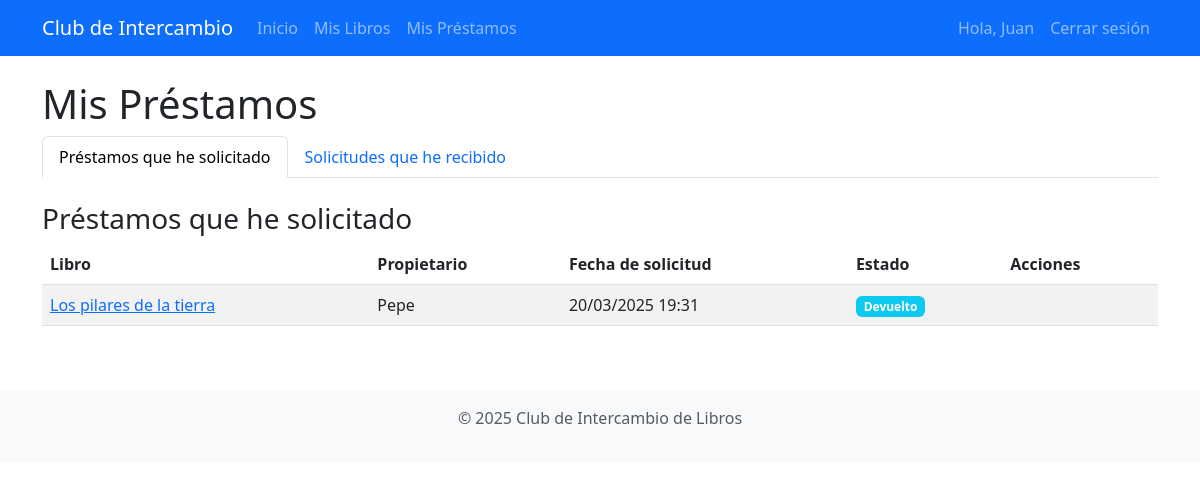
/mis-prestamos/ (signed in), run on the app's committed database.
### libros/models.py (models this page shows, shortened)
class Usuario(AbstractUser):
    dni = models.CharField(max_length=20, unique=True)

class Prestamo(models.Model):
    libro = models.ForeignKey(Libro, on_delete=models.CASCADE, related_name='prestamos')
    usuario = models.ForeignKey(Usuario, on_delete=models.CASCADE, related_name='prestamos')
    fecha_solicitud = models.DateTimeField(auto_now_add=True)
    fecha_devolucion = models.DateTimeField(null=True, blank=True)
    estado = models.ForeignKey(Estado, on_delete=models.CASCADE)

class Libro(models.Model):
    titulo = models.CharField(max_length=200)
    imagen = models.ImageField(upload_to='libros/', null=True, blank=True)
    descripcion = models.TextField()
    usuario = models.ForeignKey(Usuario, on_delete=models.CASCADE, related_name='libros')

class Estado(models.Model):
    descripcion = models.CharField(max_length=100)

### libros/views.py (the view)
# urls.py: path('mis-prestamos/', views.mis_prestamos, name='mis_prestamos'),
@login_required
def mis_prestamos(request):
    prestamos_solicitados = Prestamo.objects.filter(usuario=request.user)
    prestamos_recibidos = Prestamo.objects.filter(libro__usuario=request.user)
    return render(request, 'libros/mis_prestamos.html', {
        'prestamos_solicitados': prestamos_solicitados,
        'prestamos_recibidos': prestamos_recibidos
    })

### libros/templates/libros/mis_prestamos.html (shortened to what this page needs)
{% extends 'libros/base.html' %}
{% block content %}
<h1>Mis Préstamos</h1>
<ul class="nav nav-tabs mb-4" id="prestamosTab" role="tablist">
    <li class="nav-item" role="presentation">
        <button class="nav-link active" id="solicitados-tab" data-bs-toggle="tab" data-bs-target="#solicitados" type="button" role="tab">
            Préstamos que he solicitado
        </button>
    </li>
    <li class="nav-item" role="presentation">
        <button class="nav-link" id="recibidos-tab" data-bs-toggle="tab" data-bs-target="#recibidos" type="button" role="tab">
            Solicitudes que he recibido
        </button>
    </li>
</ul>
<div class="tab-content" id="prestamosTabContent">
    <div class="tab-pane fade show active" id="solicitados" role="tabpanel">
        <h3>Préstamos que he solicitado</h3>
        {% if prestamos_solicitados %}
        <div class="table-responsive">
            <table class="table table-striped">
                <thead>
                    <tr>
                        <th>Libro</th>
                        <th>Propietario</th>
                        <th>Fecha de solicitud</th>
                        <th>Estado</th>
                        <th>Acciones</th>
                    </tr>
                </thead>
                <tbody>
                    {% for prestamo in prestamos_solicitados %}
                    <tr>
                        <td>
                            <a href="{% url 'libros:detalle_libro' prestamo.libro.id %}">
                                {{ prestamo.libro.titulo }}
                            </a>
                        </td>
                        <td>{{ prestamo.libro.usuario.username }}</td>
                        <td>{{ prestamo.fecha_solicitud|date:"d/m/Y H:i" }}</td>
                        <td>
                            <span class="badge
                                {% if prestamo.estado.descripcion == 'Solicitado' %}bg-warning
                                {% elif prestamo.estado.descripcion == 'Aceptado' %}bg-success
                                {% elif prestamo.estado.descripcion == 'Cancelado' %}bg-danger
                                {% elif prestamo.estado.descripcion == 'Devuelto' %}bg-info
                                {% endif %}">
                                {{ prestamo.estado.descripcion }}
                            </span>
                        </td>
                        <td>
                        </td>
                    </tr>
                    {% endfor %}
                </tbody>
            </table>
        </div>
        {% else %}
        <div class="alert alert-info">
            No has solicitado ningún préstamo todavía.
        </div>
        {% endif %}
    </div>
</div>
{% endblock %}

### libros/templates/libros/base.html (shortened to what this page needs)
<!DOCTYPE html>
<html lang="es">
<head>
    <link href="https://cdn.jsdelivr.net/npm/bootstrap@5.3.0-alpha1/dist/css/bootstrap.min.css" rel="stylesheet">
</head>
<body>
    <nav class="navbar navbar-expand-lg navbar-dark bg-primary mb-4">
        <div class="container">
            <a class="navbar-brand" href="{% url 'libros:home' %}">Club de Intercambio</a>
            <div class="collapse navbar-collapse" id="navbarNav">
                <ul class="navbar-nav me-auto">
                    <li class="nav-item">
                        <a class="nav-link" href="{% url 'libros:home' %}">Inicio</a>
                    </li>
                    {% if user.is_authenticated %}
                    <li class="nav-item">
                        <a class="nav-link" href="{% url 'libros:mis_libros' %}">Mis Libros</a>
                    </li>
                    <li class="nav-item">
                        <a class="nav-link" href="{% url 'libros:mis_prestamos' %}">Mis Préstamos</a>
                    </li>
                    {% endif %}
                </ul>
                <ul class="navbar-nav">
                    {% if user.is_authenticated %}
                    <li class="nav-item">
                        <span class="nav-link">Hola, {{ user.username }}</span>
                    </li>
                    <li class="nav-item">
                        <a class="nav-link" href="{% url 'libros:logout' %}">Cerrar sesión</a>
                    </li>
                    {% endif %}
                </ul>
            </div>
        </div>
    </nav>
    <div class="container">
        {% block content %}{% endblock %}
    </div>
    <footer class="mt-5 py-3 bg-light">
        <div class="container text-center">
            <p class="text-muted">© 2025 Club de Intercambio de Libros</p>
        </div>
    </footer>
</body>
</html>

### data on the page
Usuario: username "Juan"
Prestamo: libro.titulo "Los pilares de la tierra", libro.usuario.username "Pepe", fecha_solicitud "20/03/2025 19:31", estado.descripcion "Devuelto"
